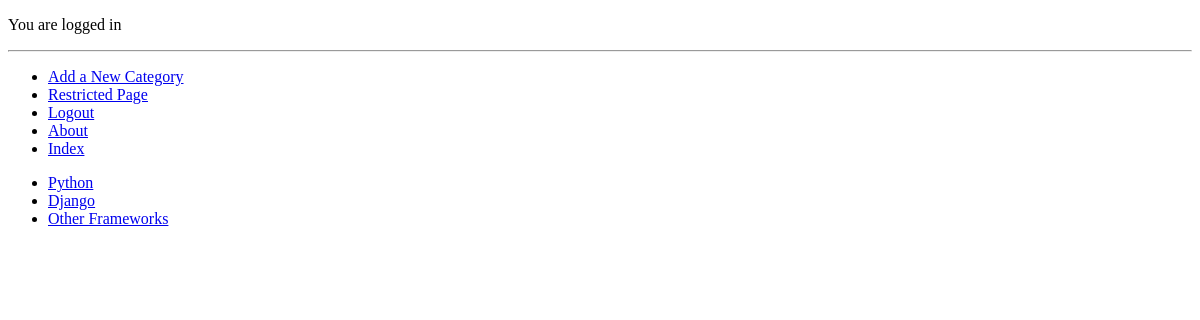
The app's page /rango/restricted/ (signed in), older data.
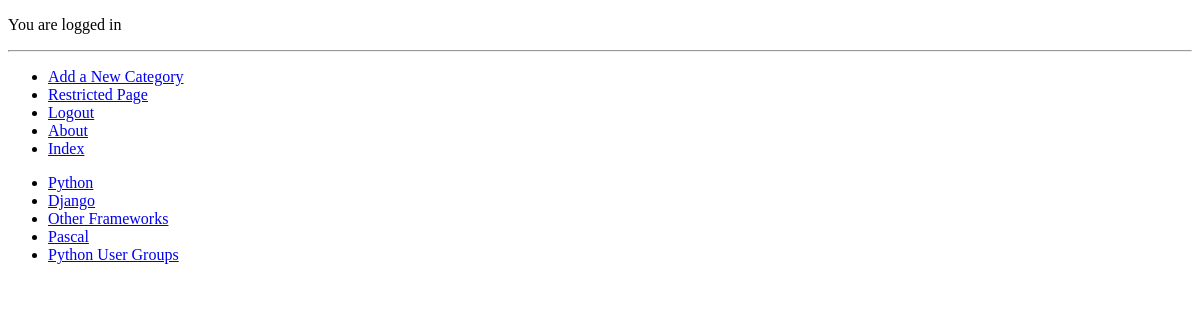
The same page, newer data.
### rango/models.py (models this page shows, shortened)
class Category(models.Model):
    name = models.CharField(max_length=128, unique=True)
    views = models.IntegerField ( default=0 )
    likes = models.IntegerField ( default=0 )
    slug = models.SlugField (unique=True)
    class Meta:
        verbose_name_plural = 'Categories'

### rango/views.py (the view)
@login_required
def restricted(request):
    return render ( request, 'rango/restricted.html', {} )

### rango/templatetags/rango_template_tags.py (called while the page is built)
@register.inclusion_tag('rango/cats.html')
def get_category_list():
    return {'cats': Category.objects.all ()}

### templates/rango/restricted.html (shortened to what this page needs)
{% extends 'rango/base.html' %}
{% load staticfiles %}
{% block body_block %}
	{% if user.is_authenticated %}
	<p>You are logged in</p>
	{% else %}
	<p>You are logged out</p>
	{% endif %}
{% endblock %}

### templates/rango/cats.html
<ul>
	{% if cats %}
		{% for c in cats %}
			{% if c == act_cat %}
			<li>
			<strong>
				<a href="{% url 'show_category'  c.slug %}">{{ c.name }}</a>
			</strong>
			</li>
			{% else  %}
				<li>
					<a href="{% url 'show_category' c.slug %}">{{ c.name }}</a>
				</li>
			{% endif %}
		{% endfor %}
	{% else %}
			<li> <strong>There are no categories present.</strong></li>
	{% endif %}
</ul>

Row changes from the older to the newer data that the page shows:
added Category: name "Pascal"
added Category: name "Python User Groups"
